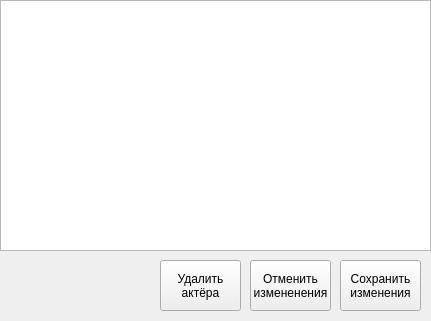
<?xml version="1.0" encoding="UTF-8"?>
<ui version="4.0">
 <class>Form</class>
 <widget class="QWidget" name="Form">
  <property name="geometry">
   <rect>
    <x>0</x>
    <y>0</y>
    <width>431</width>
    <height>321</height>
   </rect>
  </property>
  <property name="windowTitle">
   <string>Form</string>
  </property>
  <widget class="QTableView" name="tableView">
   <property name="geometry">
    <rect>
     <x>0</x>
     <y>0</y>
     <width>431</width>
     <height>251</height>
    </rect>
   </property>
  </widget>
  <widget class="QPushButton" name="pushButton_3">
   <property name="geometry">
    <rect>
     <x>160</x>
     <y>260</y>
     <width>81</width>
     <height>51</height>
    </rect>
   </property>
   <property name="text">
    <string>Удалить 
актёра</string>
   </property>
  </widget>
  <widget class="QPushButton" name="pushButton">
   <property name="geometry">
    <rect>
     <x>340</x>
     <y>260</y>
     <width>81</width>
     <height>51</height>
    </rect>
   </property>
   <property name="text">
    <string>Сохранить 
изменения</string>
   </property>
  </widget>
  <widget class="QPushButton" name="pushButton_2">
   <property name="geometry">
    <rect>
     <x>250</x>
     <y>260</y>
     <width>81</width>
     <height>51</height>
    </rect>
   </property>
   <property name="text">
    <string>Отменить 
измененения</string>
   </property>
  </widget>
 </widget>
 <resources/>
 <connections/>
</ui>
